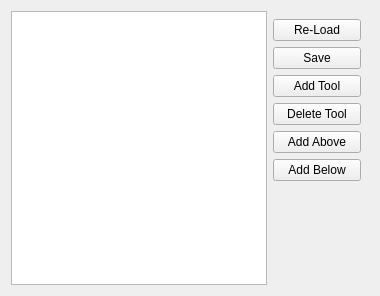
        <widget class="QWidget" name="tab">
         <attribute name="title">
          <string>Tool Table</string>
         </attribute>
         <layout class="QHBoxLayout" name="horizontalLayout_5">
          <item>
           <widget class="ToolTable" name="tooltable">
            <property name="editTriggers">
             <set>QAbstractItemView::AnyKeyPressed|QAbstractItemView::DoubleClicked|QAbstractItemView::EditKeyPressed|QAbstractItemView::SelectedClicked</set>
            </property>
            <property name="gridStyle">
             <enum>Qt::DashLine</enum>
            </property>
            <property name="cornerButtonEnabled">
             <bool>false</bool>
            </property>
            <attribute name="horizontalHeaderDefaultSectionSize">
             <number>75</number>
            </attribute>
           </widget>
          </item>
          <item>
           <layout class="QVBoxLayout" name="verticalLayout_3">
            <property name="topMargin">
             <number>8</number>
            </property>
            <property name="rightMargin">
             <number>8</number>
            </property>
            <property name="bottomMargin">
             <number>8</number>
            </property>
            <item>
             <widget class="QPushButton" name="pushButton">
              <property name="text">
               <string>Re-Load</string>
              </property>
             </widget>
            </item>
            <item>
             <widget class="QPushButton" name="pushButton_9">
              <property name="text">
               <string>Save</string>
              </property>
             </widget>
            </item>
            <item>
             <widget class="QPushButton" name="pushButton_10">
              <property name="text">
               <string>Add Tool</string>
              </property>
             </widget>
            </item>
            <item>
             <widget class="QPushButton" name="pushButton_11">
              <property name="text">
               <string>Delete Tool</string>
              </property>
             </widget>
            </item>
            <item>
             <widget class="QPushButton" name="pushButton_12">
              <property name="text">
               <string>Add Above</string>
              </property>
             </widget>
            </item>
            <item>
             <widget class="QPushButton" name="pushButton_13">
              <property name="text">
               <string>Add Below</string>
              </property>
             </widget>
            </item>
            <item>
             <spacer name="verticalSpacer">
              <property name="orientation">
               <enum>Qt::Vertical</enum>
              </property>
              <property name="sizeHint" stdset="0">
               <size>
                <width>88</width>
                <height>96</height>
               </size>
              </property>
             </spacer>
            </item>
           </layout>
          </item>
         </layout>
        </widget>
